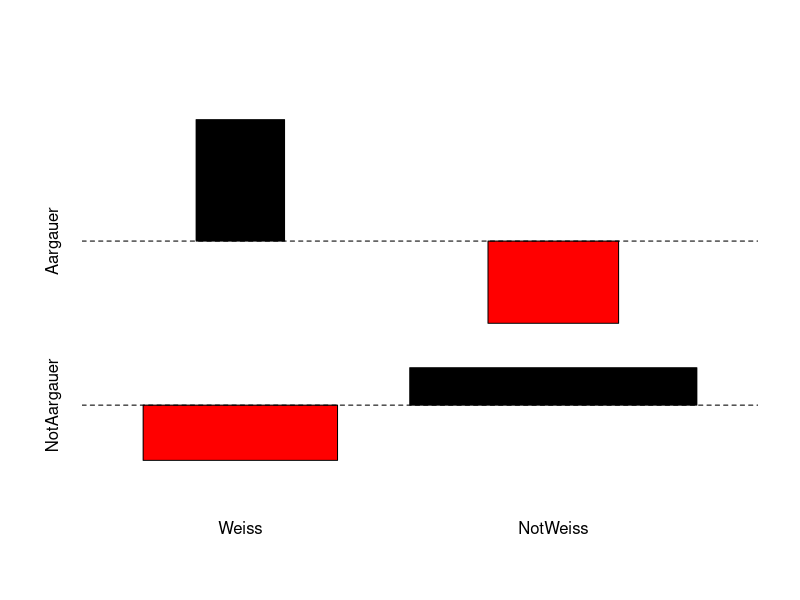
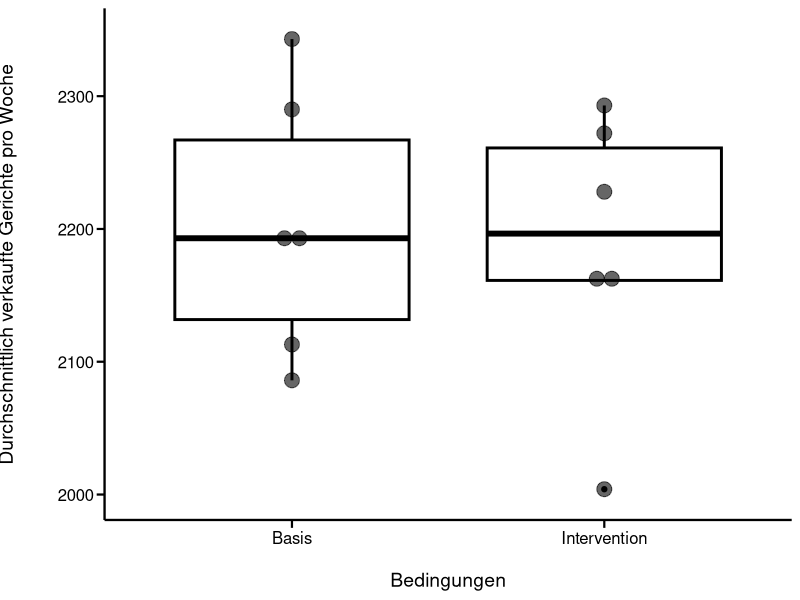
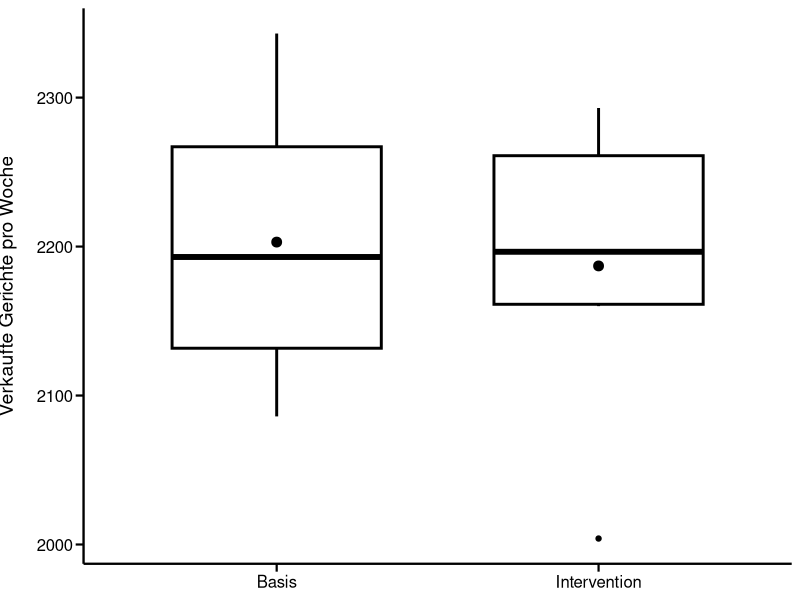

These figures' R source, in order:
## ---- chunk 1

# lade Packages
library("ggplot2")
library("dplyr")
library("readr")

# definiert mytheme für ggplot2 (verwendet dabei theme_classic())
mytheme <- 
  theme_classic() + 
  theme(axis.line = element_line(linewidth = 0.8, color = "black"), 
        axis.text = element_text(size = 12, color = "black"), 
        axis.title = element_text(size = 14, color = "black"), 
        axis.ticks = element_line(linewidth = 0.75, color = "black"), 
        axis.ticks.length = unit(0.2, "cm"),
        axis.title.y = element_text(vjust = 4),
             plot.margin = margin(t = 6, r = 6, b = 6, l = 10)
        )
## ---- chunk 2
# Matrix erstellen
Aargauer <- c(4, 2)
names(Aargauer) <- c("Weiss", "NotWeiss")
NotAargauer <- c(7, 22)
names(NotAargauer) <- c("Weiss", "NotWeiss")
AGsocks <- data.frame(Aargauer, NotAargauer)
AGsocks <- as.matrix(AGsocks)
AGsocks

# Daten anschauen mit erstem Google-Ergebnis für "Assoziation Plot r"
# Interpretation des Plots mit dem Befehl ?assocplot
assocplot(AGsocks) 
## ---- chunk 3
# Tests durchführen
chisq.test(AGsocks) # Chi-Quadrat-Test nur zum anschauen
fisher.test(AGsocks) # "Fisher's Exact Test for Count Data"
## ---- chunk 4
# lade Daten
df <- read_delim("datasets/stat/Novanimal_Weeks.csv", delim = ";")
df # Daten anschauen

# überprüft die Voraussetzungen für einen t-Test
ggplot(df, aes(x = condit, y = tot_sold)) + # achtung 0 Punkt fehlt
  geom_boxplot(color = "black", size = 1) +
  geom_dotplot(binaxis = "y", stackdir = "center", alpha = 0.6) +
  labs(x = "\nBedingungen", y = "Durchschnittlich verkaufte Gerichte pro Woche\n") +
  mytheme
## ---- chunk 5
# führt einen t-Tests durch;
# es wird angenommen, dass die Verkaufszahlen zwischen den Bedingungen
# unabhängig sind

t_test <- t.test(tot_sold ~ condit, data = df)
t_test
## ---- chunk 6
#| echo: false
#| label: fig-ggplot-boxplot-final
#| fig.cap: Die wöchentlichen Verkaufszahlen für die Interventions- und Basiswochen unterscheiden
#|   sich nicht signifikant.
#| out.width: 80%

# zeigt die Ergebnisse mit einer Abbildung
p <- ggplot(df, aes(x = condit, y = tot_sold)) +
  geom_boxplot(color = "black", size = 1, width = 0.65) +
  #geom_dotplot(binaxis = "y", stackdir = "center", alpha = 0.5, size = 0.2) +
  labs(y = "Verkaufte Gerichte pro Woche") +
    stat_summary(fun = mean, geom = "point", size = 3) +
  mytheme +
  theme(axis.title.x = element_blank()
  )  
  
print(p)
